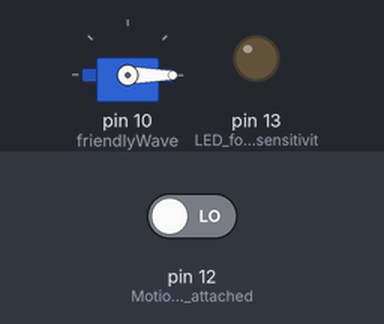
The sketch below on a simulated Arduino Uno, built with avr-gcc and run on an emulated ATmega328P. Parts: servo, output pins drawn as LEDs (lit = HIGH). The test bench sets the inputs (shaded band); at power-on: pin 12 (Motion_sensor_is_attached) LOW.

Above: at 1.2 s.
1.3 s: pin 12 (Motion_sensor_is_attached) driven HIGH
At 2.6 s:
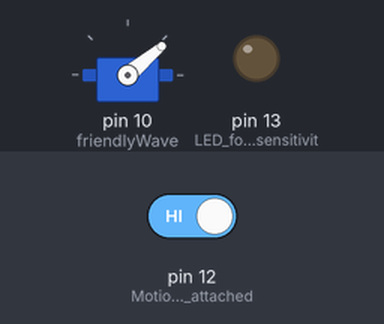
At 3.83 s:
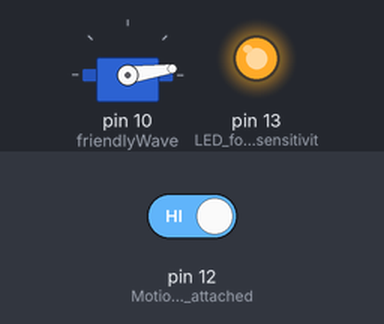
4.3 s: pin 12 (Motion_sensor_is_attached) driven LOW
At 4.91 s:
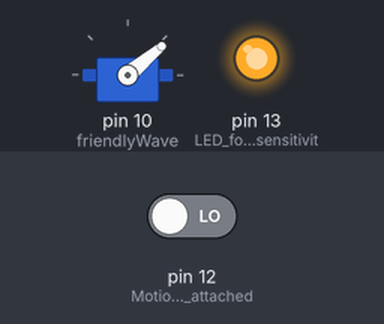
Timing chart, 0 to 7.4 s (numbered marks = the images above; inputs shaded):
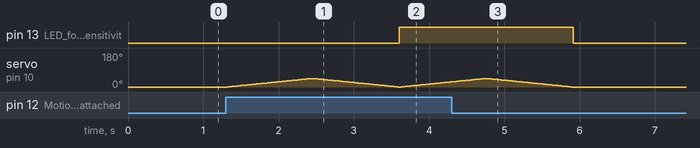

Measured:
- after the input at 1.3 s, pin 13 (LED_for_motion_sensitivit): LOW → HIGH after 2.3 s
- after the input at 4.3 s, pin 13 (LED_for_motion_sensitivit): HIGH → LOW after 1.6 s; servo on pin 10 (friendlyWave): goes on until 5.9 s, then stays 0°

The sketch:

Arduino_Friendly_Wave_Sketch.ino
```cpp
/* This program uses a motion sensor to activate a servo motor to "wave" when somebody walks by.
   Connect the motion sensor to pin 12, 5V, and GRND.
   Connect the servo motor to pin 10, 5V, and GRND.
   LED is build in to arduino board, tethered to pin 13

    9-19-2016
    Code by: Joel N. Johnson
*/


#include <Servo.h>

// Creates servo object
Servo friendlyWave;

// Variable declaration
int pos;                        // Servo position
int motionSensor = LOW;         // Motion sensor
int val = 0;                    // For motion sensor status reading

// Initiates pin communication
void setup()
{
  friendlyWave.attach(10);        // Servo is attached to pin 10
  pinMode(12, INPUT);           // Motion sensor is attached to pin 12
  pinMode(13, OUTPUT);          // LED for motion sensitivity testing
}

// Main
void loop()
{
  val = digitalRead(12);        // Read motion sensor status
  if (val == HIGH)
  {
    for(pos = 0; pos <= 45; pos += 1)
    {
      friendlyWave.write(pos);
      delay(25);
    }
    for(pos = 45; pos >= 0; pos -= 1)
    {
      friendlyWave.write(pos);
      delay(25);
    }
    digitalWrite(13, HIGH);
  }
  else
  {
    friendlyWave.write(0);
    digitalWrite(13, LOW);
  }
}
```
